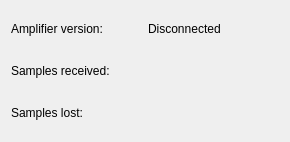
<?xml version="1.0" encoding="UTF-8"?>
<ui version="4.0">
 <class>CommStats</class>
 <widget class="QDialog" name="CommStats">
  <property name="geometry">
   <rect>
    <x>0</x>
    <y>0</y>
    <width>290</width>
    <height>142</height>
   </rect>
  </property>
  <property name="windowTitle">
   <string>Dialog</string>
  </property>
  <layout class="QVBoxLayout" name="verticalLayout">
   <item>
    <layout class="QHBoxLayout" name="horizontalLayout">
     <item>
      <widget class="QLabel" name="status_label">
       <property name="text">
        <string>Amplifier version:</string>
       </property>
      </widget>
     </item>
     <item>
      <widget class="QLabel" name="status_value">
       <property name="text">
        <string>Disconnected</string>
       </property>
      </widget>
     </item>
    </layout>
   </item>
   <item>
    <layout class="QHBoxLayout" name="horizontalLayout_2">
     <item>
      <widget class="QLabel" name="samples_rxd_label">
       <property name="text">
        <string>Samples received:</string>
       </property>
      </widget>
     </item>
     <item>
      <widget class="QLabel" name="samples_rxd">
       <property name="text">
        <string/>
       </property>
      </widget>
     </item>
    </layout>
   </item>
   <item>
    <layout class="QHBoxLayout" name="horizontalLayout_3">
     <item>
      <widget class="QLabel" name="samples_lost_label">
       <property name="text">
        <string>Samples lost:</string>
       </property>
      </widget>
     </item>
     <item>
      <widget class="QLabel" name="samples_lost">
       <property name="text">
        <string/>
       </property>
      </widget>
     </item>
    </layout>
   </item>
  </layout>
 </widget>
 <resources/>
 <connections/>
</ui>
